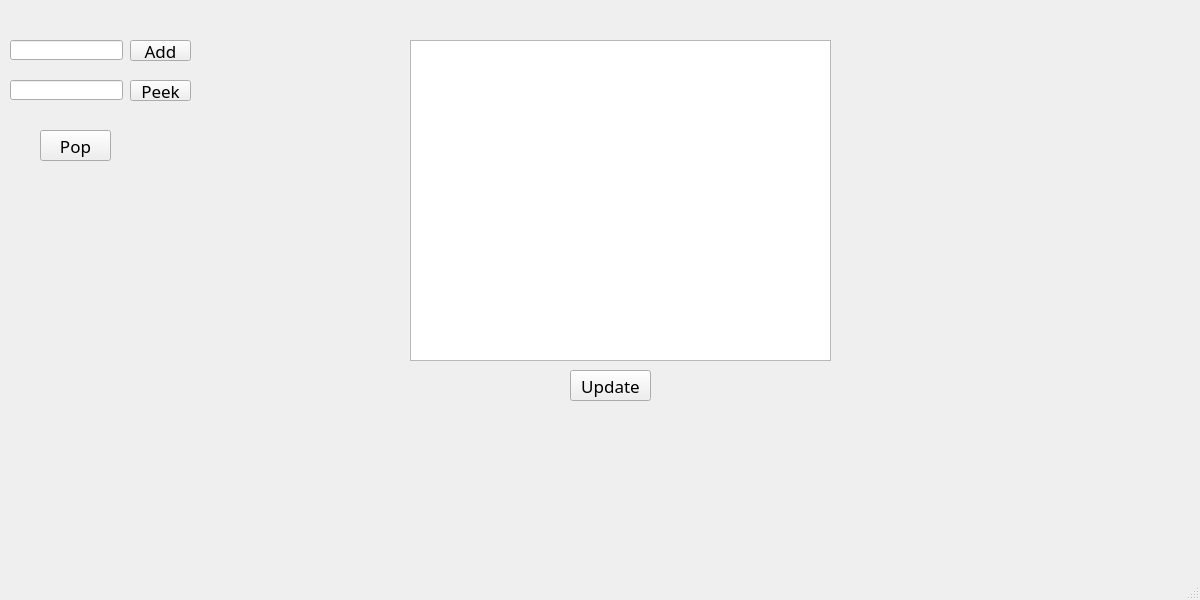
<?xml version="1.0" encoding="UTF-8"?>
<ui version="4.0">
 <class>MainWindow</class>
 <widget class="QMainWindow" name="MainWindow">
  <property name="geometry">
   <rect>
    <x>0</x>
    <y>0</y>
    <width>1200</width>
    <height>600</height>
   </rect>
  </property>
  <property name="windowTitle">
   <string>MainWindow</string>
  </property>
  <widget class="QWidget" name="centralwidget">
   <widget class="QLineEdit" name="lineEdit">
    <property name="geometry">
     <rect>
      <x>10</x>
      <y>40</y>
      <width>113</width>
      <height>20</height>
     </rect>
    </property>
    <property name="font">
     <font>
      <family>GeoSlab703 MdCn BT</family>
      <pointsize>13</pointsize>
     </font>
    </property>
   </widget>
   <widget class="QLineEdit" name="lineEdit_2">
    <property name="geometry">
     <rect>
      <x>10</x>
      <y>80</y>
      <width>113</width>
      <height>20</height>
     </rect>
    </property>
    <property name="font">
     <font>
      <family>GeoSlab703 MdCn BT</family>
      <pointsize>13</pointsize>
     </font>
    </property>
   </widget>
   <widget class="QPushButton" name="add">
    <property name="geometry">
     <rect>
      <x>130</x>
      <y>40</y>
      <width>61</width>
      <height>21</height>
     </rect>
    </property>
    <property name="font">
     <font>
      <family>GeoSlab703 MdCn BT</family>
      <pointsize>13</pointsize>
     </font>
    </property>
    <property name="text">
     <string>Add</string>
    </property>
   </widget>
   <widget class="QPushButton" name="peek">
    <property name="geometry">
     <rect>
      <x>130</x>
      <y>80</y>
      <width>61</width>
      <height>21</height>
     </rect>
    </property>
    <property name="font">
     <font>
      <family>GeoSlab703 MdCn BT</family>
      <pointsize>13</pointsize>
     </font>
    </property>
    <property name="text">
     <string>Peek</string>
    </property>
   </widget>
   <widget class="QPushButton" name="pop">
    <property name="geometry">
     <rect>
      <x>40</x>
      <y>130</y>
      <width>71</width>
      <height>31</height>
     </rect>
    </property>
    <property name="font">
     <font>
      <family>GeoSlab703 MdCn BT</family>
      <pointsize>13</pointsize>
     </font>
    </property>
    <property name="text">
     <string>Pop</string>
    </property>
   </widget>
   <widget class="QPushButton" name="update">
    <property name="geometry">
     <rect>
      <x>570</x>
      <y>370</y>
      <width>81</width>
      <height>31</height>
     </rect>
    </property>
    <property name="font">
     <font>
      <family>GeoSlab703 MdCn BT</family>
      <pointsize>13</pointsize>
     </font>
    </property>
    <property name="text">
     <string>Update</string>
    </property>
   </widget>
   <widget class="QPlainTextEdit" name="plainTextEdit">
    <property name="geometry">
     <rect>
      <x>410</x>
      <y>40</y>
      <width>421</width>
      <height>321</height>
     </rect>
    </property>
    <property name="font">
     <font>
      <family>GeoSlab703 MdCn BT</family>
      <pointsize>14</pointsize>
     </font>
    </property>
   </widget>
  </widget>
  <widget class="QMenuBar" name="menubar">
   <property name="geometry">
    <rect>
     <x>0</x>
     <y>0</y>
     <width>1200</width>
     <height>22</height>
    </rect>
   </property>
  </widget>
  <widget class="QStatusBar" name="statusbar"/>
 </widget>
 <resources/>
 <connections/>
</ui>
